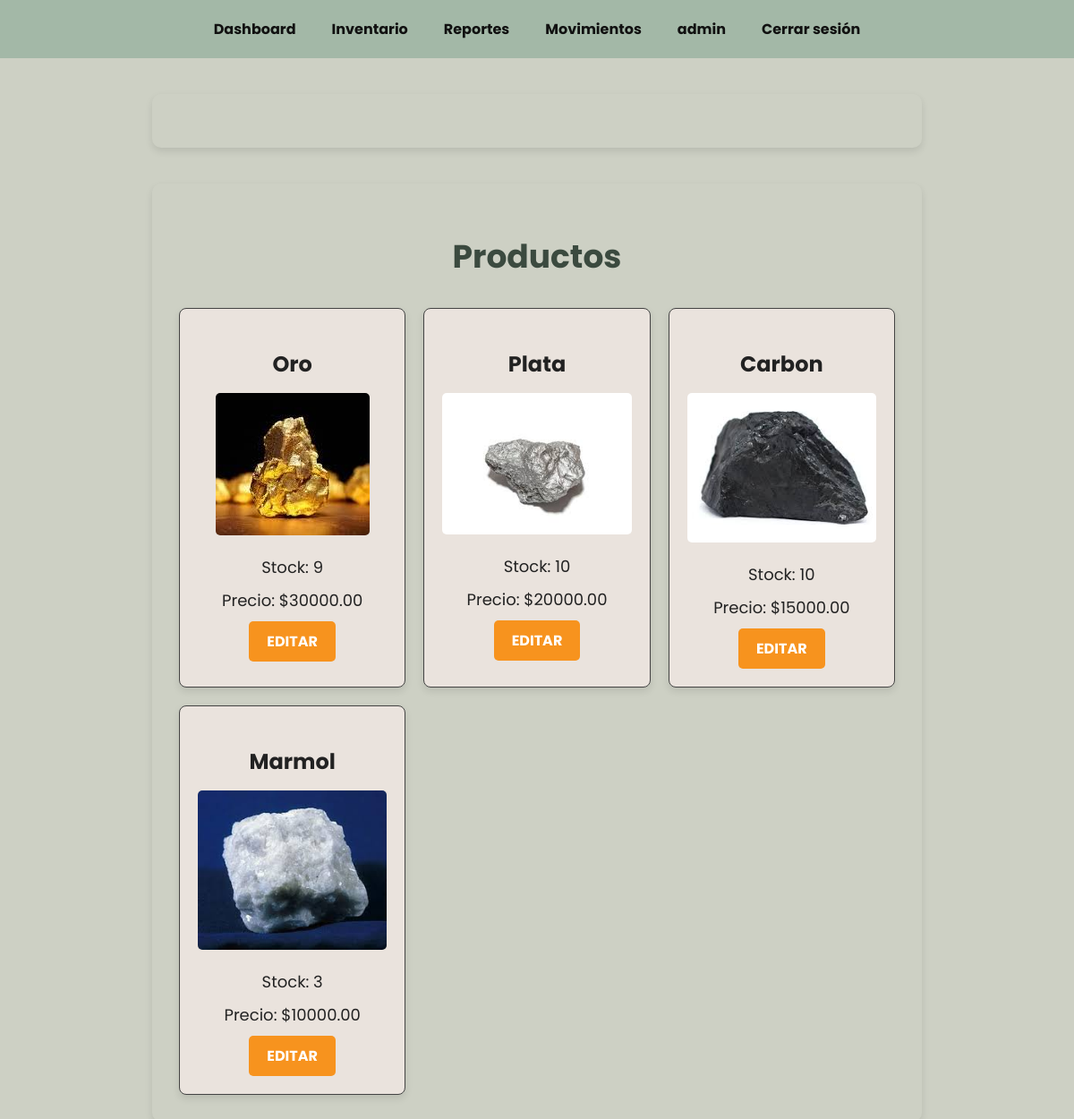
The page /productos-inventario/ (signed in) on the database as committed earlier.
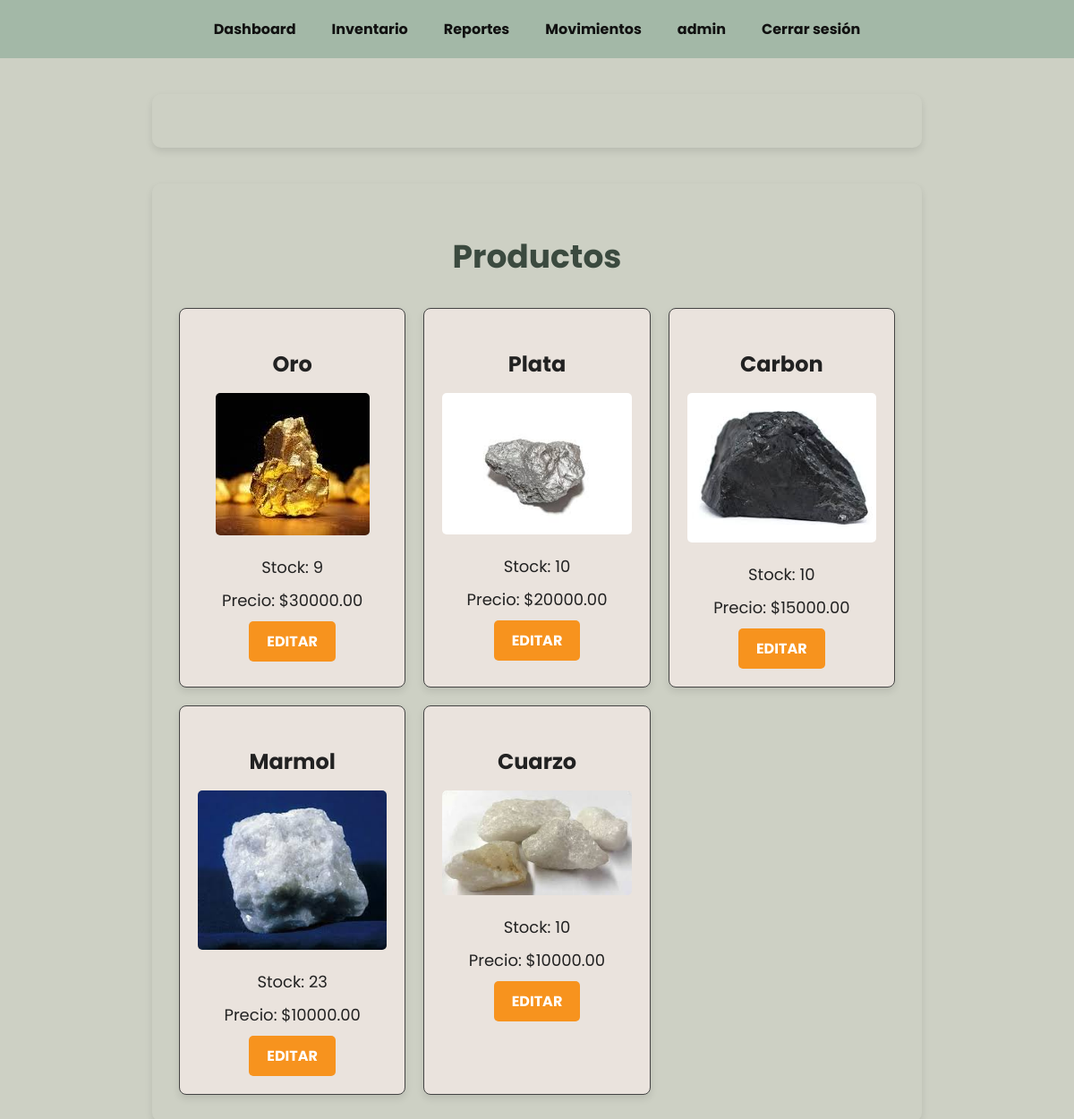
The same page on the database as committed later.
### inventario_app/models.py (models this page shows, shortened)
class Producto(models.Model):
    nombre = models.CharField(max_length=255)
    descripcion = models.TextField()
    stock = models.IntegerField()
    precio = models.DecimalField(max_digits=10, decimal_places=2)
    imagen = models.ImageField(upload_to='productos/', null=True, blank=True)
    created_at = models.DateTimeField(auto_now_add=True)
    updated_at = models.DateTimeField(auto_now=True)

### inventario_app/views.py (the view)
# urls.py: path('productos-inventario/', views.productos_inventario, name='productos_inventario'),
@login_required
def productos_inventario(request):
    productos = Producto.objects.all()
    return render(request, 'inventario_app/productos_inventario.html', {'productos': productos})

### inventario_app/context_processors.py (called while the page is built)
def admin_check(request):
    print(f"Verificando usuario: {request.user.username}")  # Esto te confirmará que el context processor se ejecuta.
    if not request.user.is_authenticated:
        return {'es_admin': False}
    es_admin = request.user.groups.filter(name='Administrador').exists()
    return {'es_admin': es_admin}

### inventario_app/templates/inventario_app/productos_inventario.html (shortened to what this page needs)
<!DOCTYPE html>
<html lang="es">
<head>
</head>
<body>
  {% include "inventario_app/navbar.html" %}
  <div class="container">
    <h1>Productos</h1>
    <div class="productos-lista">
      {% for producto in productos %}
        <div class="producto-card">
          <h3>{{ producto.nombre }}</h3>
          {% if producto.imagen %}
            <img src="{{ producto.imagen.url }}" alt="{{ producto.nombre }}">
          {% else %}
            <p>No hay imagen</p>
          {% endif %}
          <p>Stock: {{ producto.stock }}</p>
          <p>Precio: ${{ producto.precio }}</p>
          <a href="{% url 'editar_producto_separado' producto.pk %}" class="button">Editar</a>
        </div>
      {% empty %}
        <p>No hay productos disponibles.</p>
      {% endfor %}
    </div>
  </div>
</body>
</html>

Rows that differ between the two databases and show on the page:
changed Producto "Marmol": stock "3" → "23"
added Producto: nombre "Cuarzo", imagen (picture), stock "10", precio "10000.00"
